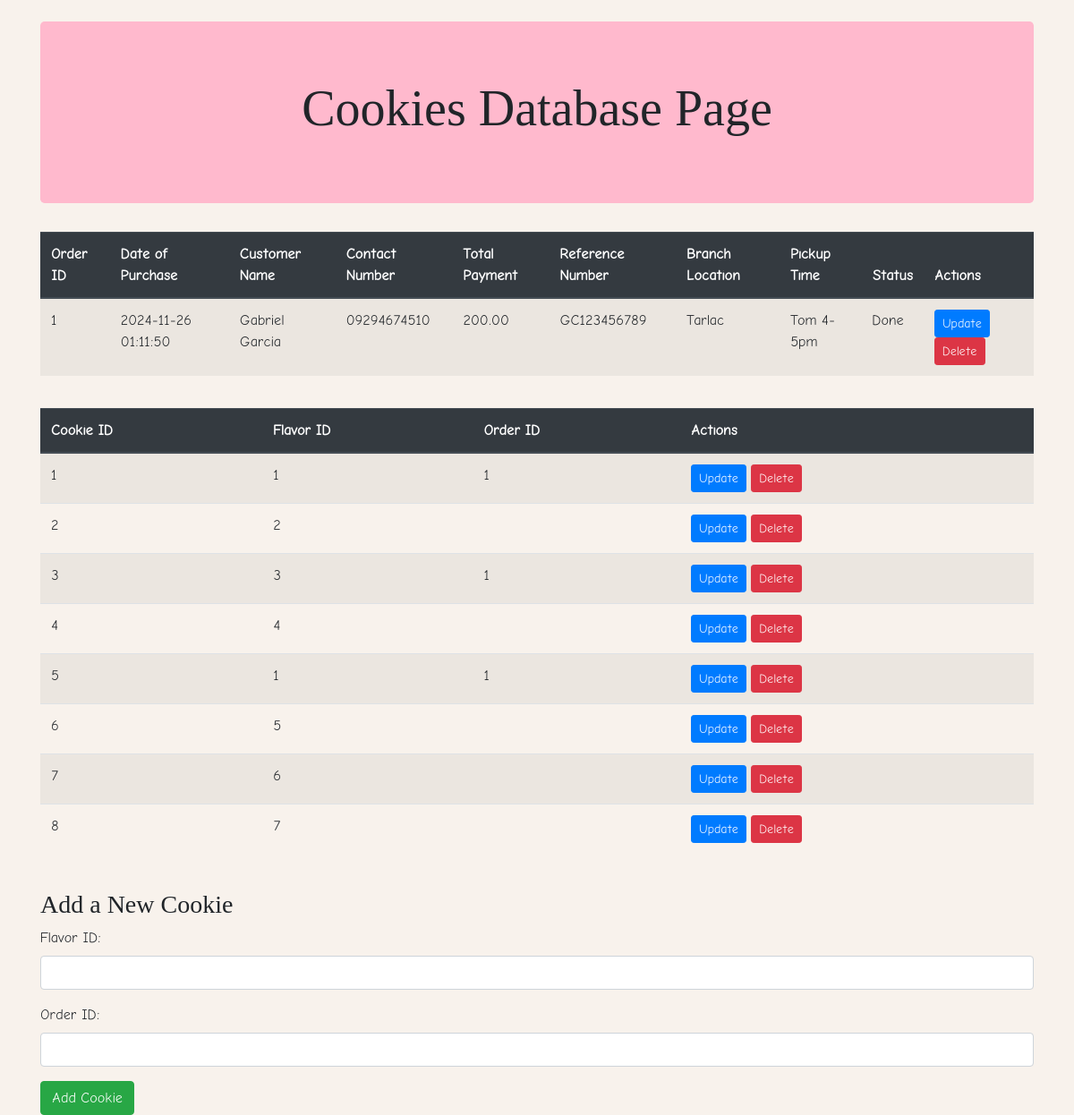
The app's page /binjinAdmin.php with its own data.
### tables this page shows
CREATE TABLE `orders` (
  `order_id` int(11) NOT NULL,
  `order_date_of_purchase` datetime NOT NULL DEFAULT curtime(),
  `order_customer_name` varchar(100) NOT NULL,
  `order_contact_number` varchar(15) NOT NULL,
  `order_total_payment` decimal(10,2) DEFAULT NULL,
  `order_reference_number` varchar(50) DEFAULT NULL,
  `order_branch_location` varchar(100) DEFAULT NULL,
  `order_pickup_time` varchar(255) DEFAULT NULL,
  `order_status` varchar(255) DEFAULT NULL
);

CREATE TABLE `cookies` (
  `cookie_id` int(11) NOT NULL,
  `flavor_id` int(11) NOT NULL,
  `order_id` int(11) DEFAULT NULL
);

### binjinAdmin.php (the view, shortened to what this page needs)
<!DOCTYPE html>
<html lang="en">
<head>
    <link href="https://stackpath.bootstrapcdn.com/bootstrap/4.5.2/css/bootstrap.min.css" rel="stylesheet">
</head>
<body class="container mt-4">
<div class="jumbotron text-center" style="background-color: #ffb9cd;">
    <h2 class="display-4" style="font-family: 'CurlyCandy';">Cookies Database Page</h2>
</div>
<div class="table-responsive">
    <table class="table table-striped">
        <thead class="thead-dark">
            <tr>
                <th>Order ID</th>
                <th>Date of Purchase</th>
                <th>Customer Name</th>
                <th>Contact Number</th>
                <th>Total Payment</th>
                <th>Reference Number</th>
                <th>Branch Location</th>
                <th>Pickup Time</th>
                <th>Status</th>
                <th>Actions</th>
            </tr>
        </thead>
        <tbody>
            <?php
            include 'db_connect.php';
            $sql = "SELECT * FROM orders";
            $result = $conn->query($sql);
            if ($result->num_rows > 0) {
                while ($row = $result->fetch_assoc()) {
                    echo "<tr>";
                    echo "<td>" . $row['order_id'] . "</td>";
                    echo "<td>" . $row['order_date_of_purchase'] . "</td>";
                    echo "<td>" . $row['order_customer_name'] . "</td>";
                    echo "<td>" . $row['order_contact_number'] . "</td>";
                    echo "<td>" . $row['order_total_payment'] . "</td>";
                    echo "<td>" . $row['order_reference_number'] . "</td>";
                    echo "<td>" . $row['order_branch_location'] . "</td>";
                    echo "<td>" . $row['order_pickup_time'] . "</td>";
                    echo "<td>" . ($row['order_status'] == "0" ? "Pending" : "Done") . "</td>";
                    echo "<td>
                            <a href='updateOrder.php?order_id=" . $row['order_id'] . "' class='btn btn-primary btn-sm'>Update</a>
                            <a href='deleteOrder.php?order_id=" . $row['order_id'] . "' class='btn btn-danger btn-sm'>Delete</a>
                          </td>";
                    echo "</tr>";
                }
            } else {
                echo "<tr><td colspan='10'>No orders found</td></tr>";
            }
            ?>
        </tbody>
    </table>
</div>
<div class="table-responsive">
    <table class="table table-striped">
        <thead class="thead-dark">
            <tr>
                <th>Cookie ID</th>
                <th>Flavor ID</th>
                <th>Order ID</th>
                <th>Actions</th>
            </tr>
        </thead>
        <tbody>
            <?php
            include 'db_connect.php';
            $sql = "SELECT * FROM cookies";
            $result = $conn->query($sql);
            if ($result->num_rows > 0) {
                while ($row = $result->fetch_assoc()) {
                    echo "<tr>";
                    echo "<td>" . $row['cookie_id'] . "</td>";
                    echo "<td>" . $row['flavor_id'] . "</td>";
                    echo "<td>" . $row['order_id'] . "</td>";
                    echo "<td>
                            <a href='update.php?cookie_id=" . $row['cookie_id'] . "' class='btn btn-primary btn-sm'>Update</a>
                            <a href='delete.php?cookie_id=" . $row['cookie_id'] . "' class='btn btn-danger btn-sm'>Delete</a>
                          </td>";
                    echo "</tr>";
                }
            } else {
                echo "<tr><td colspan='4'>No cookies found</td></tr>";
            }
            ?>
        </tbody>
    </table>
</div>
<h3 class="mt-4" style="font-family: 'CurlyCandy';">Add a New Cookie</h3>
<form action="create.php" method="POST">
    <div class="form-group">
        <label for="flavor_id">Flavor ID:</label>
        <input type="number" name="flavor_id" class="form-control" required>
    </div>
    <div class="form-group">
        <label for="order_id">Order ID:</label>
        <input type="number" name="order_id" class="form-control">
    </div>
    <button type="submit" class="btn btn-success">Add Cookie</button>
</form>
</body>
</html>

### binjinAdmin.php (style rules this page uses)
body { overflow-x: hidden; background-color: #f8f2ec; font-family: 'ComicRegular'; }
.table-responsive { margin-top: 20px; }

### records on screen
orders: order_id "1", order_date_of_purchase "2024-11-26 01:11:50", order_customer_name "Gabriel Garcia", order_contact_number "09294674510", order_total_payment "200.00", order_reference_number "GC123456789", order_branch_location "Tarlac", order_pickup_time "Tom 4-5pm", shows "Done"
cookies: cookie_id "1", flavor "1", order "1"
cookies: cookie_id "2", flavor "2"
cookies: cookie_id "3", flavor "3", order "1"
cookies: cookie_id "4", flavor "4"
cookies: cookie_id "5", flavor "1", order "1"
cookies: cookie_id "6", flavor "5"
cookies: cookie_id "7", flavor "6"
cookies: cookie_id "8", flavor "7"
